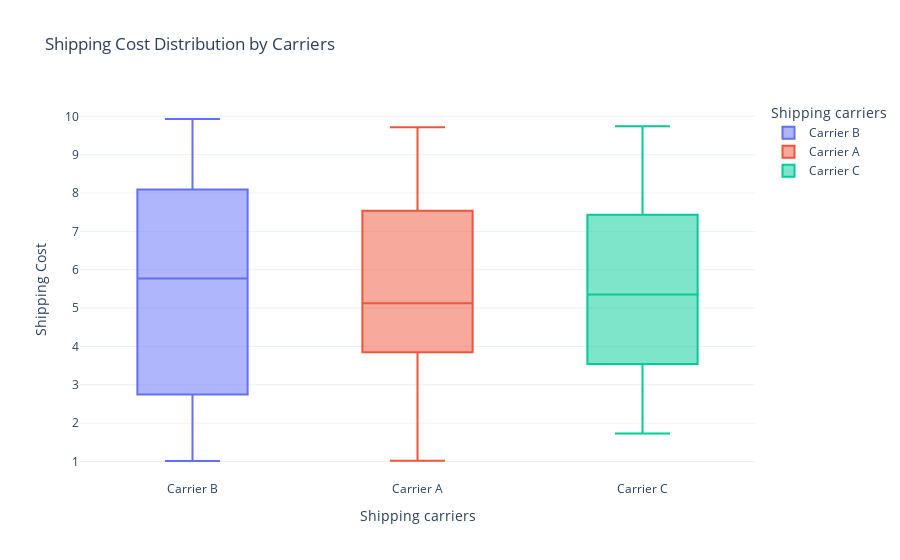

The cell this chart's notebook holds for it:
### Markdown cell above
Analyze the shipping cost of Carriers.

### Code cell
fig6 = px.box(data, x="Shipping carriers", y="Shipping costs", color="Shipping carriers",
              title="Shipping Cost Distribution by Carriers",
              labels={"Shipping costs": "Shipping Cost"})
fig6.show()

### Figure 1 — Plotly figure (JSON) as saved in the notebook; plotly's stock layout.template omitted (floating-point values rounded to 4 significant figures)
{"data": [{"alignmentgroup": "True", "hovertemplate": "Shipping carriers=%{x}<br>Shipping Cost=%{y}<extra></extra>", "legendgroup": "Carrier B", "marker": {"color": "#636efa"}, "name": "Carrier B", "notched": false, "offsetgroup": "Carrier B", "orientation": "v", "showlegend": true, "type": "box", "x": ["Carrier B", "Carrier B", "Carrier B", "Carrier B", "Carrier B", "Carrier B", "Carrier B", "Carrier B", "Carrier B", "Carrier B", "Carrier B", "Carrier B", "Carrier B", "Carrier B", "Carrier B", "Carrier B", "Carrier B", "Carrier B", "Carrier B", "Carrier B", "Carrier B", "Carrier B", "Carrier B", "Carrier B", "Carrier B", "Carrier B", "Carrier B", "Carrier B", "Carrier B", "Carrier B", "Carrier B", "Carrier B", "Carrier B", "Carrier B", "Carrier B", "Carrier B", "Carrier B", "Carrier B", "Carrier B", "Carrier B", "Carrier B", "Carrier B", "Carrier B"], "x0": " ", "xaxis": "x", "y": [2.957, 8.054, 4.444, 2.348, 2.04, 2.422, 4.191, 6.038, 6.508, 9.898, 8.101, 8.955, 2.68, 2.108, 9.236, 5.773, 3.694, 5.215, 4.071, 8.979, 8.631, 1.013, 4.305, 9.161, 7.294, 1.194, 9.705, 6.316, 1.513, 6.781, 8.467, 6.496, 4.066, 4.95, 1.454, 9.93, 7.674, 7.472, 4.47, 6.943, 8.63, 1.41, 1.311], "y0": " ", "yaxis": "y"}, {"alignmentgroup": "True", "hovertemplate": "Shipping carriers=%{x}<br>Shipping Cost=%{y}<extra></extra>", "legendgroup": "Carrier A", "marker": {"color": "#EF553B"}, "name": "Carrier A", "notched": false, "offsetgroup": "Carrier A", "orientation": "v", "showlegend": true, "type": "box", "x": ["Carrier A", "Carrier A", "Carrier A", "Carrier A", "Carrier A", "Carrier A", "Carrier A", "Carrier A", "Carrier A", "Carrier A", "Carrier A", "Carrier A", "Carrier A", "Carrier A", "Carrier A", "Carrier A", "Carrier A", "Carrier A", "Carrier A", "Carrier A", "Carrier A", "Carrier A", "Carrier A", "Carrier A", "Carrier A", "Carrier A", "Carrier A", "Carrier A"], "x0": " ", "xaxis": "x", "y": [9.717, 3.891, 7.167, 4.524, 1.325, 9.537, 4.743, 8.878, 9.568, 2.925, 1.019, 1.533, 5.563, 6.248, 4.783, 5.014, 4.938, 2.458, 2.216, 9.228, 6.6, 5.238, 7.055, 4.708, 8.382, 6.576, 3.801, 7.905], "y0": " ", "yaxis": "y"}, {"alignmentgroup": "True", "hovertemplate": "Shipping carriers=%{x}<br>Shipping Cost=%{y}<extra></extra>", "legendgroup": "Carrier C", "marker": {"color": "#00cc96"}, "name": "Carrier C", "notched": false, "offsetgroup": "Carrier C", "orientation": "v", "showlegend": true, "type": "box", "x": ["Carrier C", "Carrier C", "Carrier C", "Carrier C", "Carrier C", "Carrier C", "Carrier C", "Carrier C", "Carrier C", "Carrier C", "Carrier C", "Carrier C", "Carrier C", "Carrier C", "Carrier C", "Carrier C", "Carrier C", "Carrier C", "Carrier C", "Carrier C", "Carrier C", "Carrier C", "Carrier C", "Carrier C", "Carrier C", "Carrier C", "Carrier C", "Carrier C", "Carrier C"], "x0": " ", "xaxis": "x", "y": [1.73, 3.881, 3.405, 8.673, 3.585, 4.339, 9.741, 2.231, 7.407, 6.599, 4.858, 5.288, 7.23, 7.526, 7.577, 7.096, 2.506, 1.774, 4.381, 9.03, 7.292, 4.585, 6.581, 9.148, 2.474, 2.833, 8.249, 7.006, 5.353], "y0": " ", "yaxis": "y"}], "layout": {"boxmode": "overlay", "legend": {"title": {"text": "Shipping carriers"}, "tracegroupgap": 0}, "title": {"text": "Shipping Cost Distribution by Carriers"}, "xaxis": {"anchor": "y", "categoryarray": ["Carrier B", "Carrier A", "Carrier C"], "categoryorder": "array", "domain": [0, 1], "title": {"text": "Shipping carriers"}}, "yaxis": {"anchor": "x", "domain": [0, 1], "title": {"text": "Shipping Cost"}}}}
